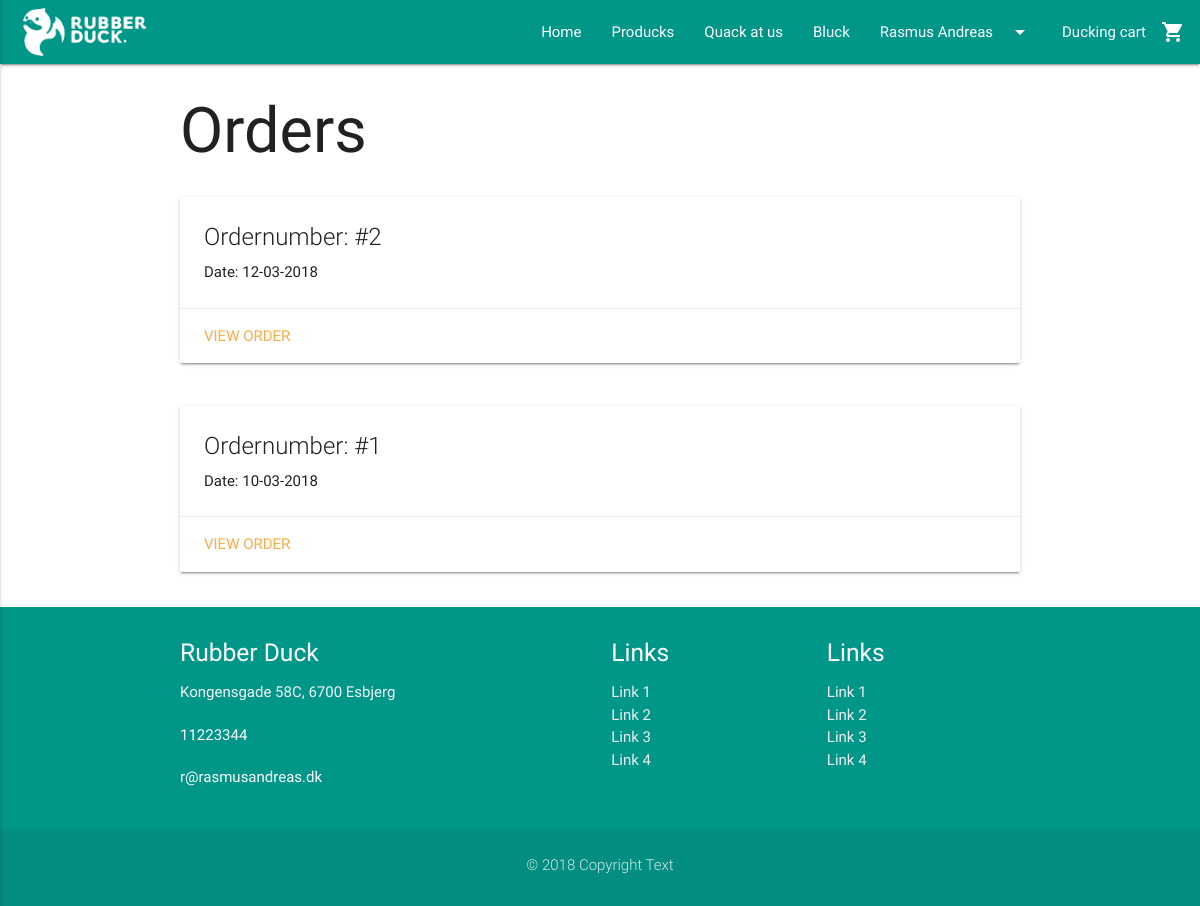
/view/orders.php (signed in), run on an earlier commit of the app's database.
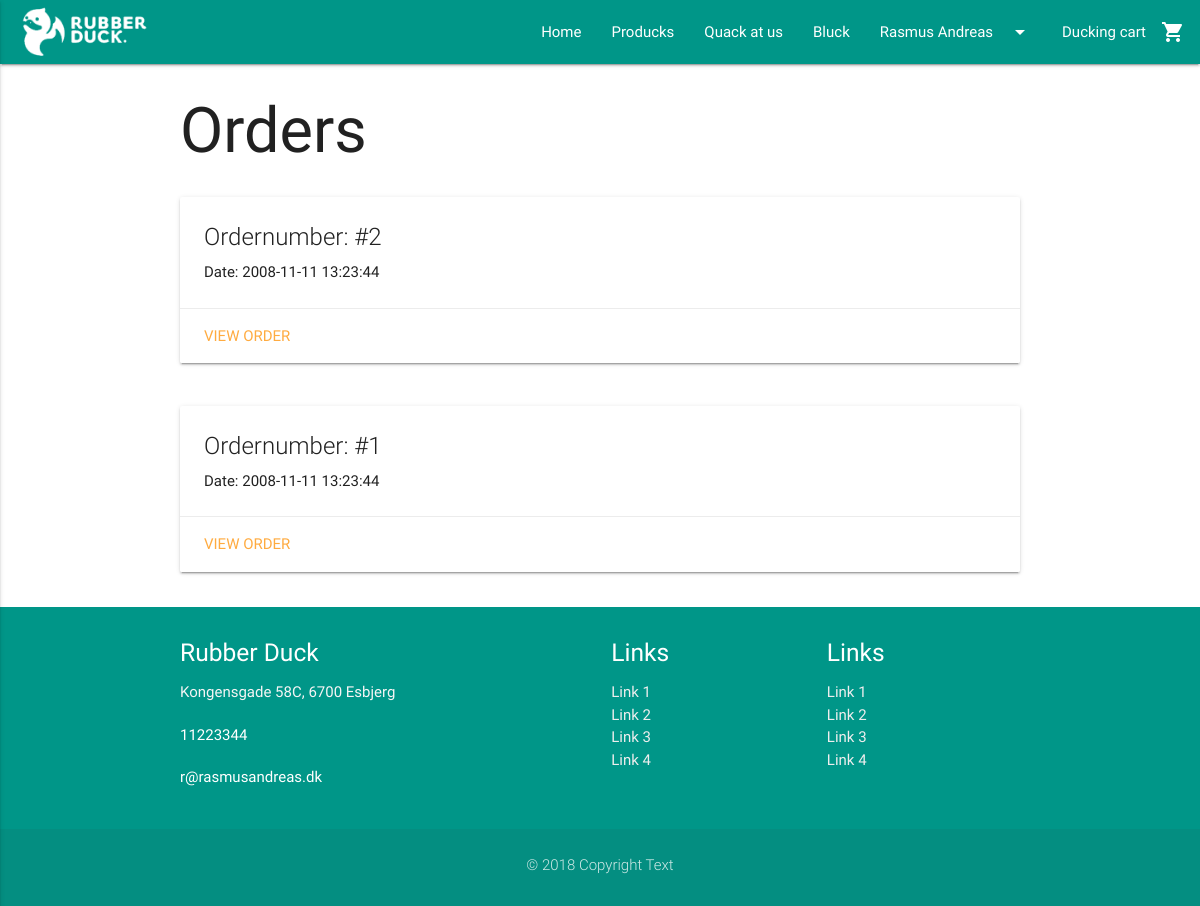
And on a later commit of the database.
### tables this page shows
CREATE TABLE BasicPageInfo (
  CVR int NOT NULL PRIMARY KEY,
  LogoURL varchar(255) NOT NULL,
  ShopName varchar(255) NOT NULL,
  MinimumDelivery int NULL,
  AboutUsText varchar(255) NULL,
  Email varchar(255) NULL,
  Phone int NULL,
  Street varchar(255) NULL,
  HouseNumber varchar(255) NULL,
  ZipCode int(20) NOT NULL  
);

CREATE TABLE CustomerOrder (
  OrderNumber int AUTO_INCREMENT NOT NULL PRIMARY KEY,
  Comment varchar(255) NULL,
  OrderDate TIMESTAMP NOT NULL,
  ShippingStreet varchar(255) NOT NULL,
  ShippingHouseNumber varchar(255) NOT NULL,
  ZipCode int(20) NOT NULL,  
  CustomerEmail varchar(255) NOT NULL,  
  DeliveryMethodID int NOT NULL,  
  OrderStatusID int NOT NULL,  
  PromoCode varchar(255) NULL  
);

CREATE TABLE ZipCode (
    ZipCode int(20) NOT NULL PRIMARY KEY,
    City varchar(255)
);

### model/contactDAO.php (called while the page is built, shortened)
<?php
require_once('../includes/connection.php');
    function getPageInfo() {
    global $connection;
        $pageInfo = mysqli_query($connection, "SELECT * FROM `BasicPageInfo`, `ZipCode`");
        $row = mysqli_fetch_assoc($pageInfo);
        return $row;
    }

### includes/loginCustomer/session.php (called while the page is built, shortened)
<?php
	function logged_in() {
		return isset($_SESSION['CustomerEmail']);
	}
?>

### model/ordersDAO.php (called while the page is built, shortened)
<?php
require_once("../includes/connection.php");
function getAllOrders($customerEmail) {
  global $connection;
  $query = "SELECT * FROM CustomerOrder WHERE CustomerEmail = '{$customerEmail}' ORDER BY OrderNumber DESC";
  $result = mysqli_query($connection, $query);
  return $result;
}
?>

### view/orders.php (the view, shortened to what this page needs)
<?php
require_once("../includes/header.php");
require_once("../model/ordersDAO.php");
$orders = getAllOrders($_SESSION["CustomerEmail"]);
?>
<div class="container">
  <h1>Orders</h1>
  <?php
  while ($row = mysqli_fetch_array($orders)) {
  ?>
      <div class="row">
        <div class="col s12">
          <div class="card">
            <div class="card-content">
              <span class="card-title">Ordernumber: #<?php echo $row["OrderNumber"]; ?></span>
              <p>Date: <?php echo $row["OrderDate"]; ?></p>
            </div>
            <div class="card-action">
              <a href="order.php?order=<?php echo $row["OrderNumber"]; ?>">View order</a>
            </div>
          </div>
        </div>
      </div>
  <?php
  }
  ?>
</div>
<?php
require_once("../includes/footer.php");
?>

### includes/header.php (shortened to what this page needs)
<?php
require_once("../includes/connection.php");
require_once("../includes/loginCustomer/session.php");
require_once("../model/contactDAO.php");
$pageInfo = getPageInfo();
?>
<!DOCTYPE html>
  <html>
    <html lang="en">
    <head>
      <link type="text/css" rel="stylesheet" href="../css/materialize.min.css"  media="screen,projection"/>
      <link type="text/css" rel="stylesheet" href="../css/custom/custom.css" />
    </head>
    <body>
      <nav class="teal">
        <div class="nav-wrapper">
          <a href="../index.php" class="brand-logo"><img class="responsive-img" style="max-height: 64px!important; padding: 4px 0!important;" src="../<?php echo $pageInfo["LogoURL"]; ?>"></a>
          <ul class="right hide-on-med-and-down">
            <li><a href="../index.php">Home</a></li>
            <li><a href="products.php">Producks</a></li>
            <li><a href="contact.php">Quack at us</a></li>
            <li><a href="blog.php">Bluck</a></li>
            <?php
              if (logged_in() == true) {
            ?>
            <li><a class="dropdown-button" href="" data-activates="dropdown1"><?php echo $_SESSION["FirstName"]; ?><i class="material-icons right">arrow_drop_down</i></a></li>
            <?php
              } else {
            ?>
            <li><a href="login.php">Login</a></li>
            <?php
              }
            ?>
            <li><a href="cart.php">Ducking cart<i class="material-icons right">shopping_cart</i></a></li>
          </ul>
        </div>
      </nav>

### includes/footer.php (shortened to what this page needs)
<?php require_once ('../model/contactDAO.php');
$pageInfo = getPageInfo();
?>
<footer class="page-footer teal">
      <div class="container">
        <div class="row">
          <div class="col s12 m4">
            <h5 class="white-text"><?php echo $pageInfo["ShopName"];?> </h5>
            <p class="grey-text text-lighten-4">
                <?php echo $pageInfo["Street"] . " " . $pageInfo["HouseNumber"] . ", " . $pageInfo["ZipCode"] . " " . $pageInfo["City"]; ?>
            </p>
              <p><?php echo $pageInfo["Phone"] ?></p>
              <p><?php echo $pageInfo["Email"] ?></p>
          </div>
          <div class="col s12 m3 offset-m2">
            <h5 class="white-text">Links</h5>
            <ul>
              <li><a class="grey-text text-lighten-3" href="#!">Link 1</a></li>
              <li><a class="grey-text text-lighten-3" href="#!">Link 2</a></li>
              <li><a class="grey-text text-lighten-3" href="#!">Link 3</a></li>
              <li><a class="grey-text text-lighten-3" href="#!">Link 4</a></li>
            </ul>
          </div>
          <div class="col s12 m3">
            <h5 class="white-text">Links</h5>
            <ul>
              <li><a class="grey-text text-lighten-3" href="#!">Link 1</a></li>
              <li><a class="grey-text text-lighten-3" href="#!">Link 2</a></li>
              <li><a class="grey-text text-lighten-3" href="#!">Link 3</a></li>
              <li><a class="grey-text text-lighten-3" href="#!">Link 4</a></li>
            </ul>
          </div>
        </div>
      </div>
      <div class="footer-copyright">
        <div class="container">
          <p class="center">&copy; 2018 Copyright Text</p>
        </div>
      </div>
    </footer>
  </body>
</html>

### css/custom/custom.css (style rules this page uses)
body { position: relative; }
p { margin-bottom: 20px; }
nav .brand-logo { display: inline-block; padding-left: 20px; }
.brand-logo { display: block; margin-right: 20px; }
footer { margin: 0; }

What changed in the data, as far as the page shows it:
changed customerorder id 2: OrderDate "12-03-2018" → "2008-11-11 13:23:44"
changed customerorder id 1: OrderDate "10-03-2018" → "2008-11-11 13:23:44"
